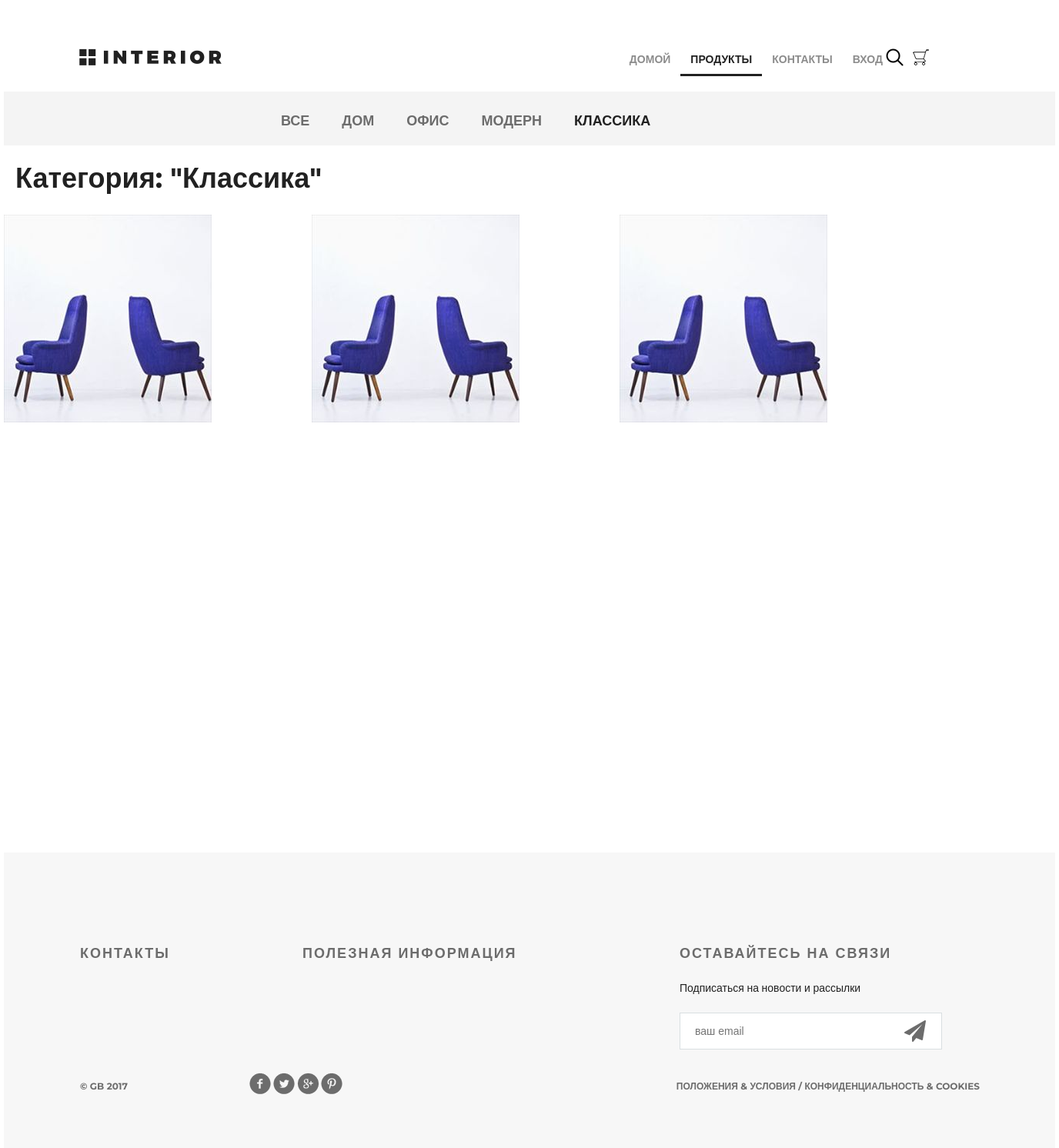
The page /products/4/ on the database as committed earlier.
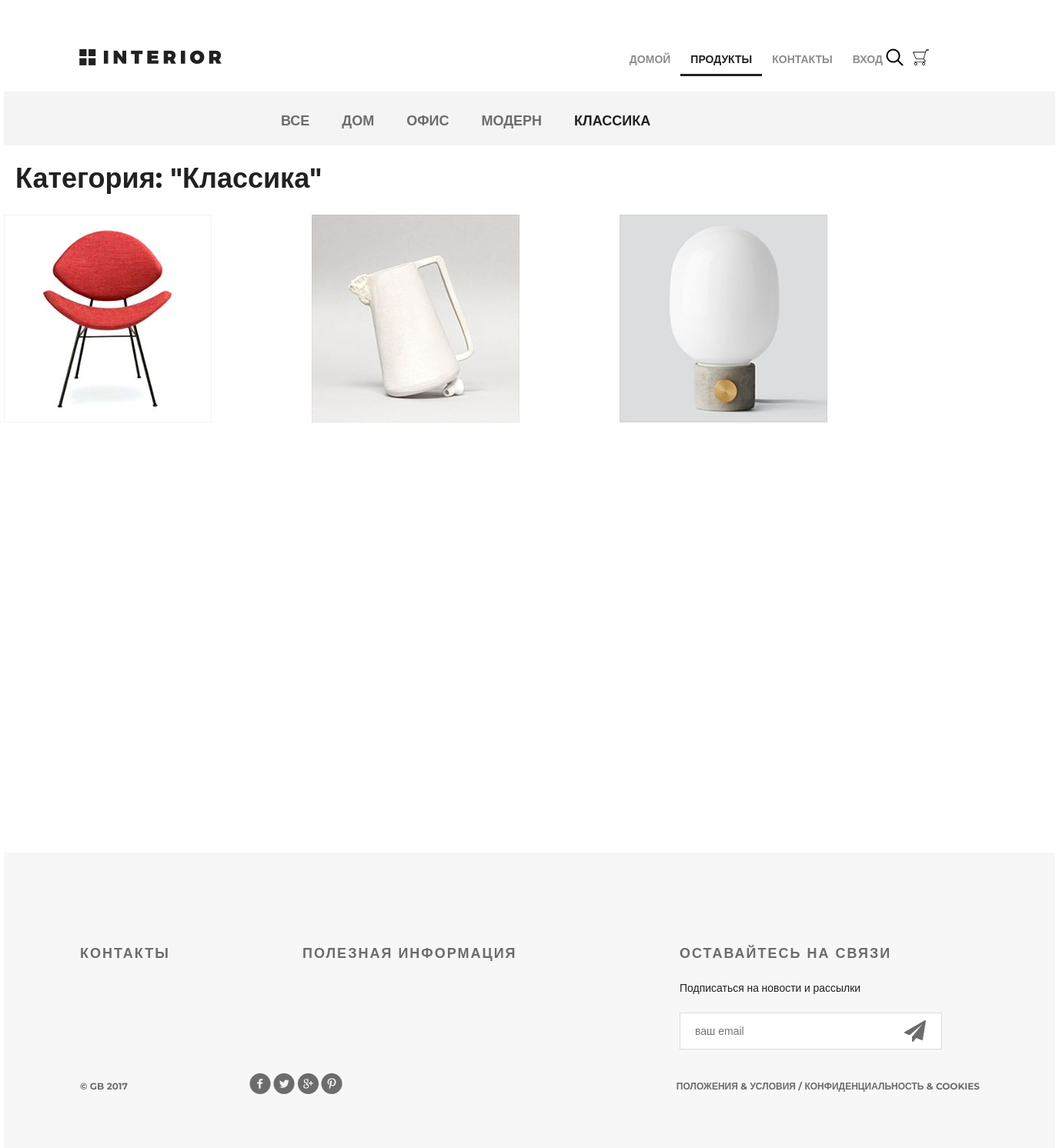
The same page on the database as committed later.
### mainapp/models.py (models this page shows, shortened)
class ProductCategory(models.Model):
    name = models.CharField(max_length=64, unique=True, verbose_name='имя')
    description = models.TextField(verbose_name='описание')

class Product(models.Model):
    category = models.ForeignKey(ProductCategory, on_delete=models.CASCADE, verbose_name='категория')
    name = models.CharField(max_length=128, verbose_name='название')
    image = models.ImageField(upload_to='products_images', blank=True, verbose_name='картинка')
    short_desc = models.CharField(max_length=120, verbose_name='кратокое описание')
    description = models.TextField(verbose_name='описание', blank=True)
    price = models.DecimalField(max_digits=8, decimal_places=2, default=0, verbose_name='цена')
    quantity = models.SmallIntegerField(default=0, verbose_name='количество на складе')

### mainapp/views.py (the view, shortened to what this page needs)
# urls.py: path("products/", include("mainapp.urls", namespace="products")),
def products(request, pk=None):
    title = 'продукты'
    links_menu = ProductCategory.objects.all()
    basket = get_basket(request.user)
    if pk is not None:
        if pk == 0:
            products_list = Product.objects.all()
            category = {'name': 'все', 'pk': 0}
        else:
            category = get_object_or_404(ProductCategory, pk=pk)
            products_list = Product.objects.filter(category__pk=pk)
        content = {
            'title': title,
            "links_menu": links_menu,
            'products': products_list,
            'category': category,
            'basket': basket,
            'hot_product': get_hot_product(),
        }
        return render(request, "mainapp/products_list.html", content)

### mainapp/views.py (called while the page is built)
def get_basket(user):
    if user.is_authenticated:
        return Basket.objects.filter(user=user)
    return []

def get_hot_product():
    products_list = Product.objects.all()
    return random.sample(list(products_list), 1)[0]

### mainapp/templates/mainapp/products_list.html (shortened to what this page needs)
{% extends 'mainapp/base.html' %}
{% load static %}
{% block menu %}
<div class="hero-white">
    <div class="header clearfix">
        <a href="/" class="logo"></a>
        {% include 'mainapp/includes/inc_main_menu.html' %}
    </div>
</div>
{% endblock %}
{% block content %}
<div class="details">
    <div class="links clearfix">
        {% include 'mainapp/includes/inc_categories_menu.html' %}
    </div>
    <div class="products_list">
        <div class="title clearfix">
            <h2>
                Категория: "{{ category.name|title }}"
            </h2>
        </div>
        <div class="category-products clearfix">
            {% for product in products %}
            <div class="block">
                <a href="{% url 'products:product' product.pk %}">
                    <img src="/media/{{ product.image }}" alt="product">
                </a>
            </div>
            {% endfor %}
        </div>
    </div>
</div>
<div class="clr"></div>
{% endblock %}

### mainapp/templates/mainapp/base.html (shortened to what this page needs)
<!DOCTYPE html>
{% load static %}
<html>
<head>
    {% block css %}
        <link rel="stylesheet" type="text/css" href="{% static 'css/style.css' %}" />
        <link rel="stylesheet" href="{% static 'fonts/font-awesome/css/font-awesome.css' %}" />
    {% endblock %}
</head>
<body>
    <div class="container">
        {% block menu %}{% endblock %}
        {% block content %}
        {% endblock %}
        <div class="clr"></div>
    </div>
    {% block footer %}
        <div class="footer">
            <div class="clearfix">
                <div class="text-footer">
                    <h3>контакты</h3>
                </div>
                <div class="text-footer">
                    <h3>полезная информация</h3>
                </div>
                <div class="text-footer clearfix">
                    <h3>Оставайтесь на связи</h3>
                    <p>Подписаться на новости и рассылки</p>
                    <form>
                        <input type="email" name="email" placeholder="ваш email">
                        <a href="#"><i class="fa fa-paper-plane fa-2x" aria-hidden="true"></i></a>
                    </form>
                </div>
            </div>
                <p class="small">&copy; GB 2017</p>
                <div class="social">
                    <a href="#" class="social1"></a>
                    <a href="#" class="social2"></a>
                    <a href="#" class="social3"></a>
                    <a href="#" class="social4"></a>
                </div>
                <p class="small">Положения &amp; Условия  /  Конфиденциальность &amp; Cookies</p>
        </div>
    {% endblock %}
</body>
</html>

### mainapp/templates/mainapp/includes/inc_main_menu.html (shortened to what this page needs)
<ul class="menu">
    <li><a href="{% url 'main' %}" {% if request.resolver_match.url_name == 'main' %} class="active" {% endif %}>домой</a></li>
    <li><a href="{% url 'mainapp:index' %}" {% if request.resolver_match.namespace == 'products' %} class="active" {% endif %}>продукты</a></li>
    <li><a href="{% url 'contact' %}" {% if request.resolver_match.url_name == 'contact' %} class="active" {% endif %}>контакты</a></li>
    {% if user.is_authenticated %}
        <li>
            <a href="{% url 'auth:edit' %}">
                {% if user.first_name %}{{ user.first_name }}{% else %}пользователь{% endif %}
            </a>
        </li>
        <li>
            <a href="{% url 'auth:logout' %}" >выход</a>
        </li>
    {% else %}
        <li>
            <a href="{% url 'auth:login' %}" >вход</a>
        </li>
    {% endif %}
</ul>
<a href="#" class="search"></a>
<a href="{% url 'basket:view' %}" class="basket">
</a>

### mainapp/templates/mainapp/includes/inc_categories_menu.html (shortened to what this page needs)
<ul class="links-menu">
    <li>
        <a href="{% url 'products:category' 0 %}">ВСЕ
        </a>
    </li>
    {% for link in links_menu %}
        <li>
            <a href="{% url 'products:category' link.pk %}"{% if request.resolver_match.kwargs.pk|add:0 == link.pk %}class="active"{% endif %}>{{ link.name}}</a>
        </li>
    {% endfor %}
</ul>

### static/css/style.css (style rules this page uses)
* { margin: 0; padding: 0; }
body { font-family: 'Montserrat', sans-serif; }
html, body { height: 100%; }
.products_list .title { margin: 20px auto; height: 50px; float: none; }
.products_list .title h2 { margin-top: 0; float: left; }
.category-products { margin-bottom: 75px; }
.category-products .block a img { float: left; }
.category-products .block { float: left; margin-right: 30px; display: block; height: 370px; width: 370px; position: relative; }
.category-products .block:nth-child(3n) { margin-right: 0px; }
.clr { height: 384px; }
.container { width: 1366px; margin: 0 auto; min-height: 100%; }
.logo { background-image: url(/static/img/logo.png); margin-top: 63px; width: 185px; height: 22px; float: left; }
.menu { list-style-type: none; margin-top: 67px; float: right; }
.menu li { float: left; }
.menu a { color: #8c8c8c; font-size: 14px; font-weight: 700; text-align: right; text-transform: uppercase; text-decoration: none; padding: 10px 13px; }
.menu .active { color: #212121; font-weight: 700; border-bottom: 3px solid #212121; }
.search { display: block; width: 23px; height: 23px; background-image: url(/static/img/search.png); position: absolute; top: 63px; left: 1146px; }
.basket { display: block; width: 23px; height: 23px; background-image: url(/static/img/basket.png); position: absolute; top: 63px; left: 1180px; text-decoration: none; color: #555; }
.clearfix:after { content: ""; display: block; clear: both; }
.title { height: 152px; margin-right: 15px; }
.title h2 { float: left; margin-top: 118px; color: #212121; font-size: 36px; font-weight: 700; text-align: left; margin-left: 15px; }
.footer { height: 384px; width: 1169px; background-color: #f7f7f7; padding-left: 99px; padding-right: 98px; margin: -384px auto 0; clear: both; }
.footer form { position: relative; }
.footer form a i { display: block; width: 21px; height: 21px; position: absolute; z-index: 2; top: 10px; right: 50px; color: #6c6c6c; }
.text-footer { margin-top: 120px; width: 221px; float: left; margin-right: 68px; }
.text-footer:last-child { margin-right: 0; }
.text-footer h3 { text-transform: uppercase; color: #6c6c6c; font-size: 18px; font-weight: 700; text-align: left; margin-bottom: 22px; letter-spacing: 2px; }
.text-footer p { color: #212121; font-size: 14px; font-weight: 300; line-height: 24px; text-align: left; margin-bottom: 20px; }
.text-footer a { text-decoration: none; text-transform: uppercase; color: #212121; font-size: 14px; font-weight: 700; line-height: 26px; text-align: left; }
.text-footer:nth-child(2) { width: 422px; }
.text-footer:nth-child(3) { width: 363px; }
.text-footer input { border-width: 1px; border-color: #d9dee1; border-style: solid; background-color: #ffffff; width: 250px; height: 46px; outline: none; color: #6c6c6c; font-size: 14px; font-weight: 300; line-height: 22px; text-align: left; padding-left: 19px; padding-right: 70px; }
.footer .small { text-transform: uppercase; float: left; color: #6c6c6c; font-size: 12px; font-weight: 700; line-height: 26px; text-align: left; margin-top: 35px; }
.social { height: 28px; width: 121px; float: left; margin-left: 158px; margin-top: 30px; }
.social1 { background: url(/static/img/social-links.png); height: 28px; width: 28px; float: left; }
.social2 { background: url(/static/img/social-links.png); background-position: -34px 0px; height: 28px; width: 28px; float: left; margin-left: 3px; }
.social3 { background: url(/static/img/social-links.png); background-position: -67px 0px; height: 28px; width: 28px; float: left; margin-left: 3px; }
.social4 { background: url(/static/img/social-links.png); background-position: -101px 0px; height: 28px; width: 28px; float: left; margin-left: 3px; }
.footer .small:nth-child(4) { float: right; }
.hero-white { background-color: #fff; height: 119px; padding-left: 98px; padding-right: 211px; position: relative; }
.links { height: 70px; background-color: #f4f4f4; position: relative; padding-left: 360px; }
.links-menu { margin: 27px auto 0px; position: absolute; }
.links-menu li { float: left; list-style-type: none; padding-right: 42px; }
.links-menu li a { text-decoration: none; color: #6c6c6c; font-size: 18px; font-weight: 700; text-transform: uppercase; }
.links-menu .active { color: #212121; font-size: 18px; font-weight: 700; }

Rows that differ between the two databases and show on the page:
changed Product (number 1 of 3 on the later page): image: a different picture
changed Product (number 2 of 3 on the later page): image: a different picture
changed Product (number 3 of 3 on the later page): image: a different picture
